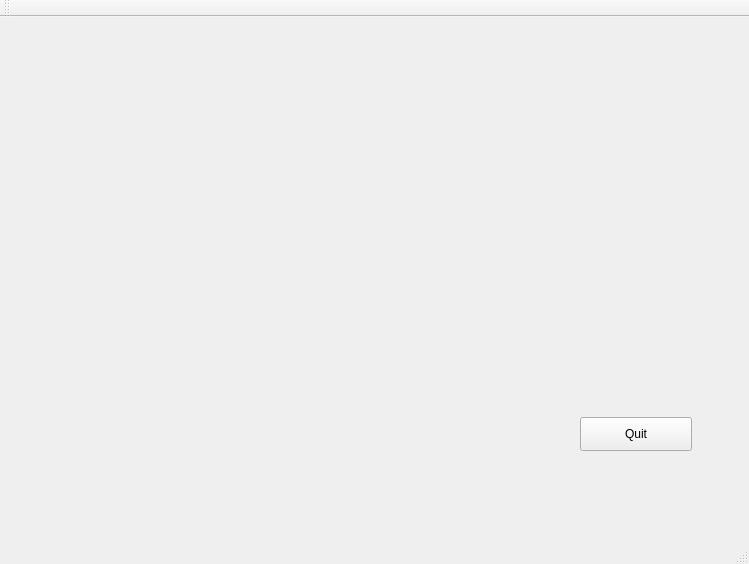
<?xml version="1.0" encoding="UTF-8"?>
<ui version="4.0">
 <class>pngconverter</class>
 <widget class="QMainWindow" name="pngconverter">
  <property name="geometry">
   <rect>
    <x>0</x>
    <y>0</y>
    <width>749</width>
    <height>564</height>
   </rect>
  </property>
  <property name="windowTitle">
   <string>pngconverter</string>
  </property>
  <widget class="QWidget" name="centralWidget">
   <widget class="QPushButton" name="pushButton">
    <property name="geometry">
     <rect>
      <x>580</x>
      <y>400</y>
      <width>112</width>
      <height>34</height>
     </rect>
    </property>
    <property name="text">
     <string>Quit</string>
    </property>
   </widget>
  </widget>
  <widget class="QMenuBar" name="menuBar">
   <property name="geometry">
    <rect>
     <x>0</x>
     <y>0</y>
     <width>749</width>
     <height>33</height>
    </rect>
   </property>
  </widget>
  <widget class="QToolBar" name="mainToolBar">
   <attribute name="toolBarArea">
    <enum>TopToolBarArea</enum>
   </attribute>
   <attribute name="toolBarBreak">
    <bool>false</bool>
   </attribute>
  </widget>
  <widget class="QStatusBar" name="statusBar"/>
 </widget>
 <layoutdefault spacing="6" margin="11"/>
 <resources/>
 <connections/>
</ui>
